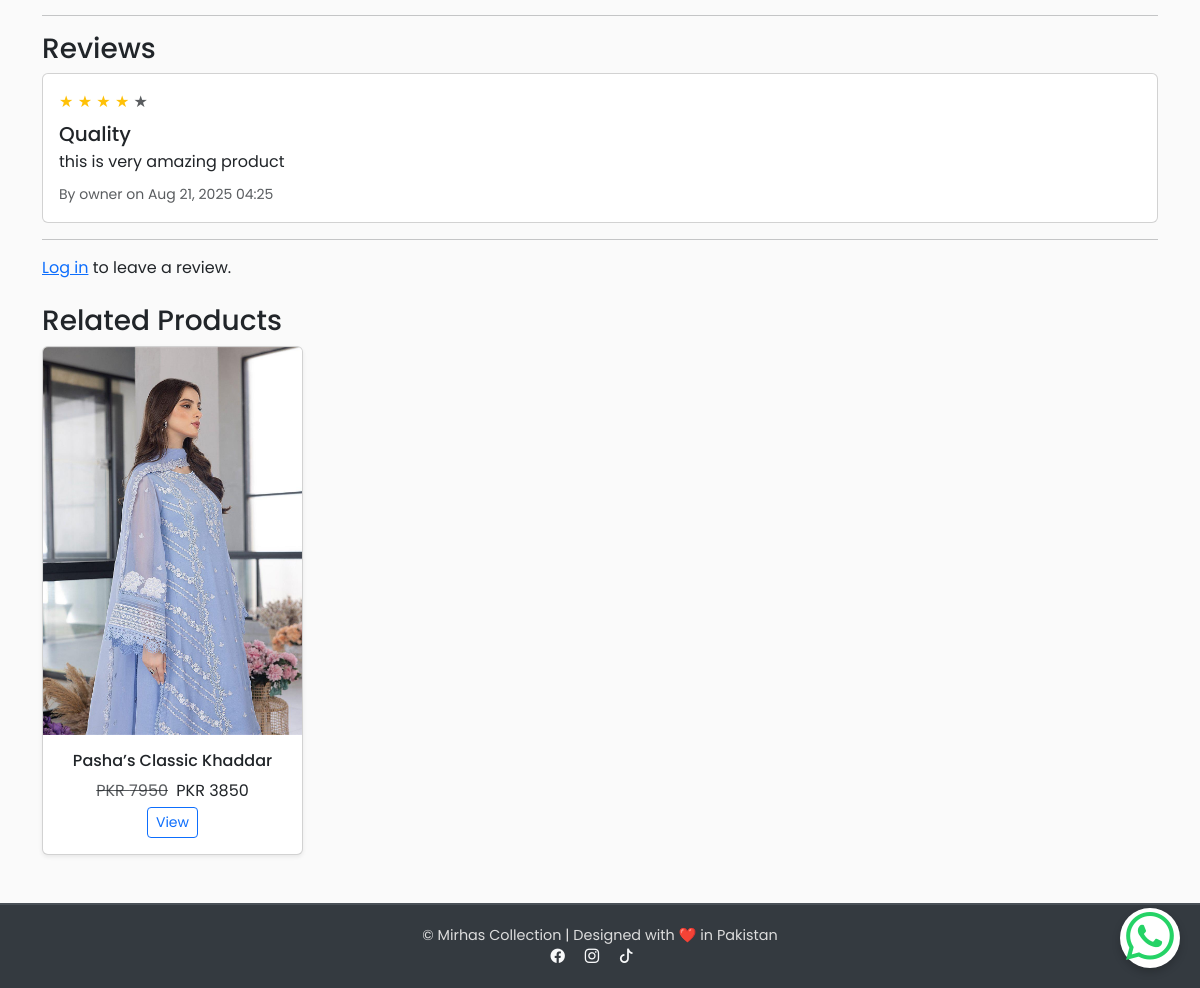
Page /product/kurta/ (lower part) on the earlier database version.
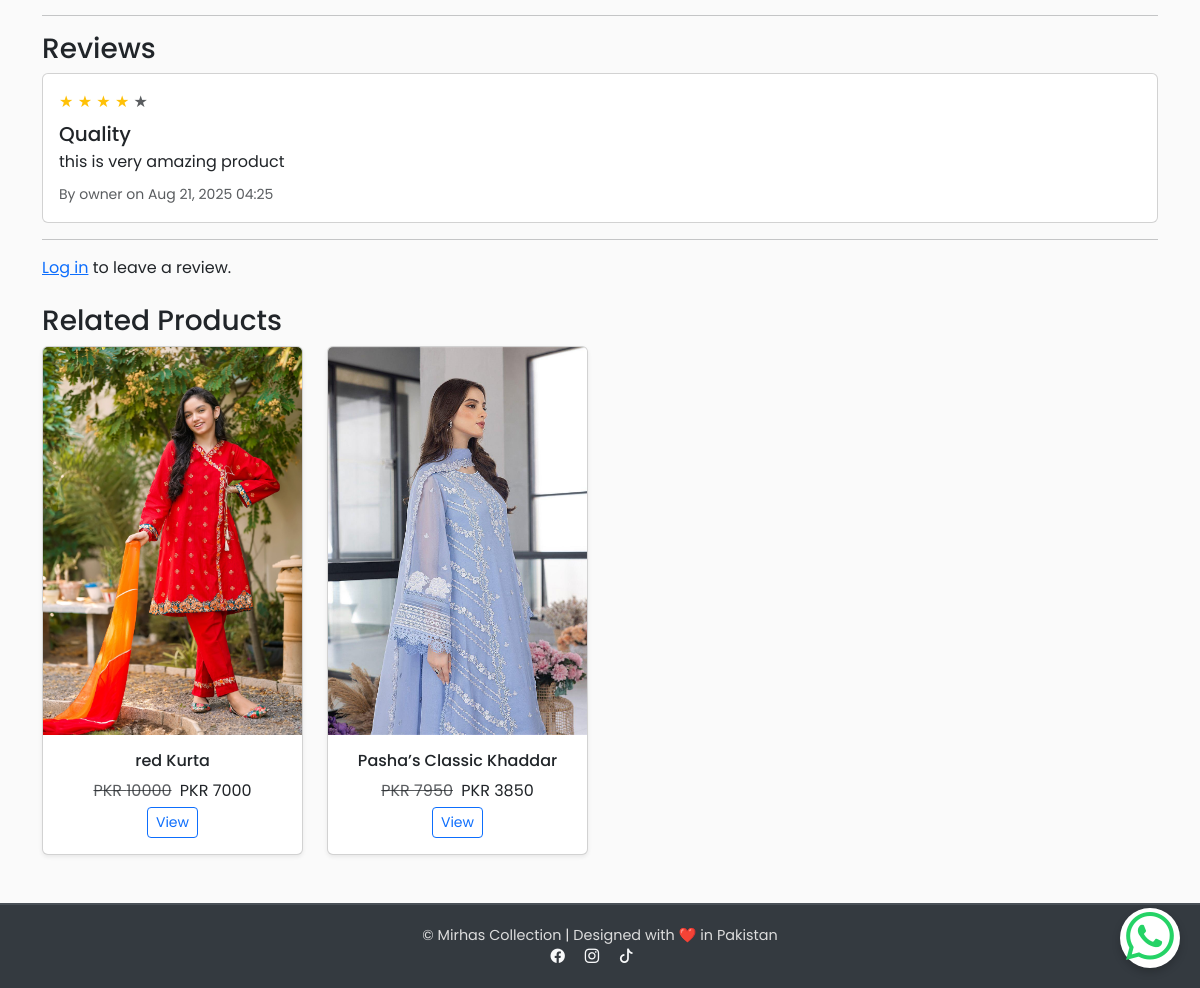
Same page on the later database version.
### store/models.py (models this page shows, shortened)
class Review(models.Model):
    product = models.ForeignKey(Product, related_name="reviews", on_delete=models.CASCADE)
    user = models.ForeignKey(User, on_delete=models.CASCADE)
    title = models.CharField(max_length=200, blank=True)
    body = models.TextField()
    rating = models.PositiveSmallIntegerField(default=5)  # 1-5 stars
    created_at = models.DateTimeField(auto_now_add=True)

class Product(models.Model):
    PRODUCT_TYPE_CHOICES = [
        ("stitched", "Stitched"),
        ("unstitched", "Unstitched"),
    ]
    PIECE_TYPE_CHOICES = [
        ("2-piece", "2 Piece"),
        ("3-piece", "3 Piece"),
    ]
    name = models.CharField(max_length=200)
    product_code = models.CharField(
        max_length=30,
        unique=True,
        editable=False,
        blank=True,
        help_text="Auto-generated unique SKU"
    )
    slug = models.SlugField(max_length=220, unique=True, blank=True)
    description = models.TextField(blank=True)
    about_product = models.TextField(blank=True, help_text="Detailed description for 'About the Product'")
    disclaimer = models.TextField(blank=True, help_text="Disclaimer for product")
    price = models.DecimalField(max_digits=10, decimal_places=2)
    discount_price = models.DecimalField(max_digits=10, decimal_places=2, null=True, blank=True)
    percentage_price = models.DecimalField(
        max_digits=5, decimal_places=2, null=True, blank=True,
        help_text="Stores the discount percentage (auto-calculated)"
    )
    product_type = models.CharField(max_length=20, choices=PRODUCT_TYPE_CHOICES, default="unstitched")
    piece_type = models.CharField(max_length=20, choices=PIECE_TYPE_CHOICES, default="3-piece")
    category = models.ForeignKey("Category", on_delete=models.SET_NULL, null=True, blank=True)
    fabric = models.CharField(max_length=100, blank=True, help_text="e.g. Lawn, Cotton, Silk")
    color = models.CharField(max_length=100, blank=True)
    sizes = models.CharField(max_length=100, blank=True, help_text="Comma-separated sizes e.g. S,M,L,XL")
    stock = models.PositiveIntegerField(default=0)
    is_active = models.BooleanField(default=True)
    image1 = models.ImageField(upload_to="products/", blank=True, null=True)
    image2 = models.ImageField(upload_to="products/", blank=True, null=True)
    delivery_nationwide = models.CharField(max_length=100, default="2-3 working days nationwide")
    delivery_international = models.CharField(max_length=100, default="International Dileveries are not currently avaiable")
    created_at = models.DateTimeField(auto_now_add=True)
    class Meta:
        ordering = ['-created_at']
    @property
    def discount_percentage(self):
        return int(self.percentage_price or 0)

### store/views.py (the view)
# urls.py: path('product/<slug:slug>/', views.product_detail, name='product_detail'),
def product_detail(request, slug):
    product = get_object_or_404(Product, slug=slug, is_active=True)
    reviews = product.reviews.all().order_by("-created_at")
    if request.method == "POST":
        if not request.user.is_authenticated:
            messages.error(request, "You need to log in to leave a review.")
            return redirect("login")
        form = ReviewForm(request.POST)
        if form.is_valid():
            review = form.save(commit=False)
            review.product = product
            review.user = request.user
            review.save()
            messages.success(request, "Review added successfully!")
            return redirect("product_detail", slug=slug)
    else:
        form = ReviewForm()
    related_products = Product.objects.filter(
        category=product.category, is_active=True
    ).exclude(id=product.id)[:4]
    return render(request, "store/product_detail.html", {
        "product": product,
        "reviews": reviews,
        "form": form,
        "related_products": related_products,
    })

### store/templates/store/product_detail.html (shortened to what this page needs)
{% extends 'base.html' %}
{% block content %}
<hr>
<h3>Reviews</h3>
{% for review in reviews %}
  <div class="card mb-2">
    <div class="card-body">
      <div class="mb-2">
        {% for _ in "12345" %}
          {% if forloop.counter <= review.rating %}
            <span class="text-warning">&#9733;</span>
          {% else %}
            <span class="text-muted">&#9733;</span>
          {% endif %}
        {% endfor %}
      </div>
      <h5 class="mb-1">{{ review.title }}</h5>
      <p class="mb-2">{{ review.body }}</p>
      <small class="text-muted">
        By {{ review.user.username }} on {{ review.created_at|date:"M d, Y H:i" }}
      </small>
    </div>
  </div>
{% empty %}
  <p>No reviews yet. Be the first to review!</p>
{% endfor %}
<hr>
{% if user.is_authenticated %}
  <h4>Leave a Review</h4>
  <form method="post">
    {% csrf_token %}
    <div class="mb-3">
      <label>Your Rating</label><br>
      <div id="star-rating" class="star-rating">
        {% for _ in "12345" %}
          <span class="star" data-value="{{ forloop.counter }}">&#9733;</span>
        {% endfor %}
      </div>
      {{ form.rating }}
    </div>
    <div class="mb-3">
      {{ form.title.label_tag }}{{ form.title }}
    </div>
    <div class="mb-3">
      {{ form.body.label_tag }}{{ form.body }}
    </div>
    <button type="submit" class="btn btn-primary">Submit Review</button>
  </form>
{% else %}
  <p><a href="{% url 'login' %}">Log in</a> to leave a review.</p>
{% endif %}
<h3 class="mt-4">Related Products</h3>
<div class="row">
  {% for related in related_products %}
    <div class="col-md-3 col-6 mb-4">
      <div class="card h-100 shadow-sm">
        {% if related.image1 %}
          <a href="{% url 'product_detail' related.slug %}">
            <img src="{{ related.image1.url }}" class="card-img-top" alt="{{ related.name }}">
          </a>
        {% endif %}
        <div class="card-body text-center">
          <h6 class="card-title">{{ related.name|truncatechars:40 }}</h6>
          <p class="mb-1">
            {% if related.discount_price %}
              <span class="text-muted text-decoration-line-through">PKR {{ related.price|floatformat:0 }}</span>
              <span class="ms-1">PKR {{ related.discount_price|floatformat:0 }}</span>
            {% else %}
              PKR {{ related.price|floatformat:0 }}
            {% endif %}
          </p>
          <a href="{% url 'product_detail' related.slug %}" class="btn btn-sm btn-outline-primary">View</a>
        </div>
      </div>
    </div>
  {% empty %}
    <p>No related products available.</p>
  {% endfor %}
</div>
{% endblock %}

Differences in the rows shown:
added Product: image1 (picture), name "red Kurta", price "10000", discount_price "7000"
